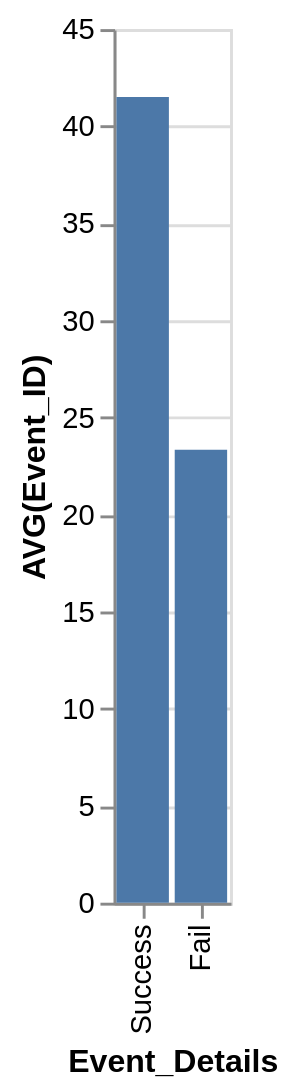

This figure's Vega-Lite source:
### Vega-Lite specification from a JSON file in a GitHub repository (floating-point values rounded to 4 significant figures)
{"data": {"values": [{"x_data": "Success", "y_data": 41.5}, {"x_data": "Fail", "y_data": 23.33}]}, "mark": "bar", "encoding": {"x": {"field": "x_data", "type": "nominal", "title": "Event_Details", "sort": {"op": "sum", "field": "y_data", "order": "descending"}}, "y": {"field": "y_data", "type": "quantitative", "title": "AVG(Event_ID)"}}}
